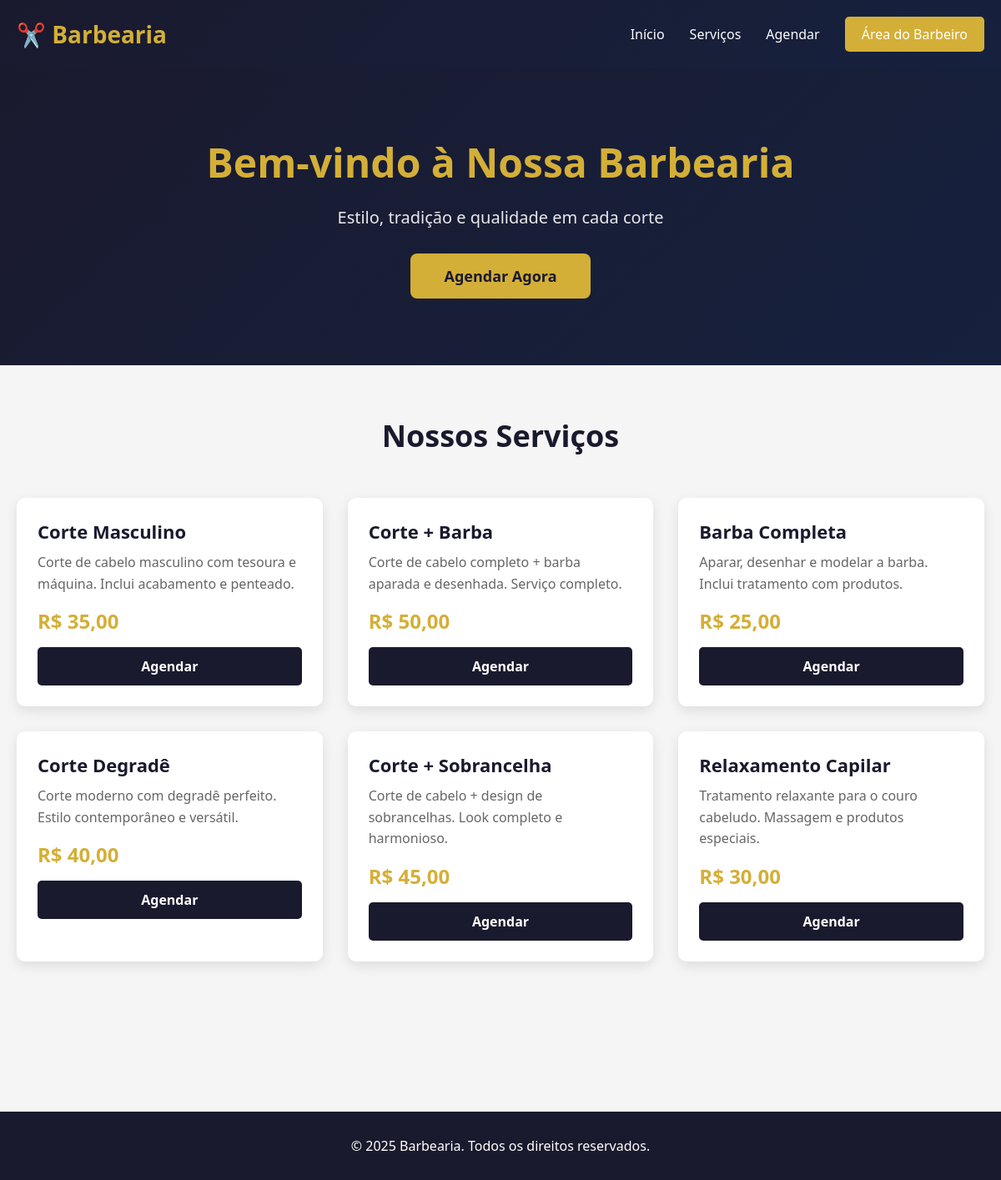
The page / on the database its author committed.
### tables this page shows
CREATE TABLE `servicos` (
  `id` int(11) NOT NULL AUTO_INCREMENT,
  `servico` varchar(100) NOT NULL,
  `descricao` text NOT NULL,
  `preco` decimal(10,2) NOT NULL,
  `imagem` varchar(255) DEFAULT NULL,
  PRIMARY KEY (`id`)
);

### home.php (the view, shortened to what this page needs)
<?php
    require_once("admin/conectaMYSQL.php");
?>
<!DOCTYPE html>
<html lang="pt-BR">
<head>
</head>
<body>
    <?php include_once 'topo.php' ?>
    <section class="hero">
        <h1>Bem-vindo à Nossa Barbearia</h1>
        <p>Estilo, tradição e qualidade em cada corte</p>
        <a href="?query=agendar" class="btn-cta">Agendar Agora</a>
    </section>
    <div class="container">
        <h2 class="section-title">Nossos Serviços</h2>
        <div class="services-grid">
            <?php
                $sql = "SELECT * FROM servicos LIMIT 6";
                $resultado = mysqli_query($connect, $sql);
                if(mysqli_num_rows($resultado) > 0) {
                    while($servico = mysqli_fetch_array($resultado)) {
                        echo '<div class="service-card">';
                        echo '<h3>' . ($servico['servico']) . '</h3>';
                        echo '<p>' . ($servico['descricao']) . '</p>';
                        echo '<div class="service-price">R$ ' . number_format($servico['preco'], 2, ',', '.') . '</div>';
                        echo '<a href="?query=agendar" class="btn-agendar">Agendar</a>';
                        echo '</div>';
                    }
                } else {
                    echo '<p style="grid-column: 1/-1; text-align: center; color: #666;">Nenhum serviço disponível no momento.</p>';
                }
            ?>
        </div>
    </div>
    <footer>
        <p>&copy; 2025 Barbearia. Todos os direitos reservados.</p>
    </footer>
</body>
</html>

### index.php
<?php
    if(empty($_SERVER['QUERY_STRING'])){
        $query = 'home';
        include_once("$query.php");
    }
    else{
        $query = $_GET['query'];
        include_once("$query.php");
    }
?>

### topo.php
<header>
        <div class="header-container">
            <div class="logo">✂️ Barbearia</div>
            <nav class="nav-links">
                <a href="?query=home">Início</a>
                <a href="?query=servicos">Serviços</a>
                <a href="?query=agendar">Agendar</a>
                <a href="?query=login-barbeiro" class="btn-login">Área do Barbeiro</a>
            </nav>
        </div>
</header>

### home.php (style rules this page uses)
* { margin: 0; padding: 0; box-sizing: border-box; }
body { font-family: 'Segoe UI', Tahoma, Geneva, Verdana, sans-serif; background: #f5f5f5; color: #333; }
header { background: linear-gradient(135deg, #1a1a2e 0%, #16213e 100%); color: #fff; padding: 20px 0; box-shadow: 0 2px 10px rgba(0,0,0,0.1); }
.header-container { max-width: 1200px; margin: 0 auto; padding: 0 20px; display: flex; justify-content: space-between; align-items: center; }
.logo { font-size: 28px; font-weight: 700; color: #d4af37; }
.nav-links { display: flex; gap: 30px; align-items: center; }
.nav-links a { color: #fff; text-decoration: none; font-weight: 500; transition: color 0.3s ease; }
.btn-login { background: #d4af37; color: #1a1a2e; padding: 10px 20px; border-radius: 5px; text-decoration: none; font-weight: 600; transition: all 0.3s ease; }
.hero { background: linear-gradient(135deg, #1a1a2e 0%, #16213e 100%); color: #fff; padding: 80px 20px; text-align: center; }
.hero h1 { font-size: 48px; margin-bottom: 20px; color: #d4af37; }
.hero p { font-size: 20px; margin-bottom: 30px; opacity: 0.9; }
.btn-cta { display: inline-block; background: #d4af37; color: #1a1a2e; padding: 15px 40px; border-radius: 8px; text-decoration: none; font-weight: 600; font-size: 18px; transition: all 0.3s ease; }
.container { max-width: 1200px; margin: 0 auto; padding: 60px 20px; }
.section-title { text-align: center; font-size: 36px; margin-bottom: 50px; color: #1a1a2e; }
.services-grid { display: grid; grid-template-columns: repeat(auto-fit, minmax(280px, 1fr)); gap: 30px; margin-bottom: 60px; }
.service-card { background: #fff; border-radius: 10px; padding: 25px; box-shadow: 0 5px 15px rgba(0,0,0,0.1); transition: all 0.3s ease; }
.service-card h3 { color: #1a1a2e; margin-bottom: 10px; font-size: 22px; }
.service-card p { color: #666; margin-bottom: 15px; line-height: 1.6; }
.service-price { font-size: 24px; font-weight: 700; color: #d4af37; margin-bottom: 15px; }
.btn-agendar { display: block; text-align: center; background: #1a1a2e; color: #fff; padding: 12px; border-radius: 5px; text-decoration: none; font-weight: 600; transition: all 0.3s ease; }
footer { background: #1a1a2e; color: #fff; text-align: center; padding: 30px 20px; margin-top: 60px; }

### rows shown on the page
servicos: servico "Corte Masculino", descricao "Corte de cabelo masculino com tesoura e máquina. Inclui acabamento e penteado.", preco "35,00"
servicos: servico "Corte + Barba", descricao "Corte de cabelo completo + barba aparada e desenhada. Serviço completo.", preco "50,00"
servicos: servico "Barba Completa", descricao "Aparar, desenhar e modelar a barba. Inclui tratamento com produtos.", preco "25,00"
servicos: servico "Corte Degradê", descricao "Corte moderno com degradê perfeito. Estilo contemporâneo e versátil.", preco "40,00"
servicos: servico "Corte + Sobrancelha", descricao "Corte de cabelo + design de sobrancelhas. Look completo e harmonioso.", preco "45,00"
servicos: servico "Relaxamento Capilar", descricao "Tratamento relaxante para o couro cabeludo. Massagem e produtos especiais.", preco "30,00"
